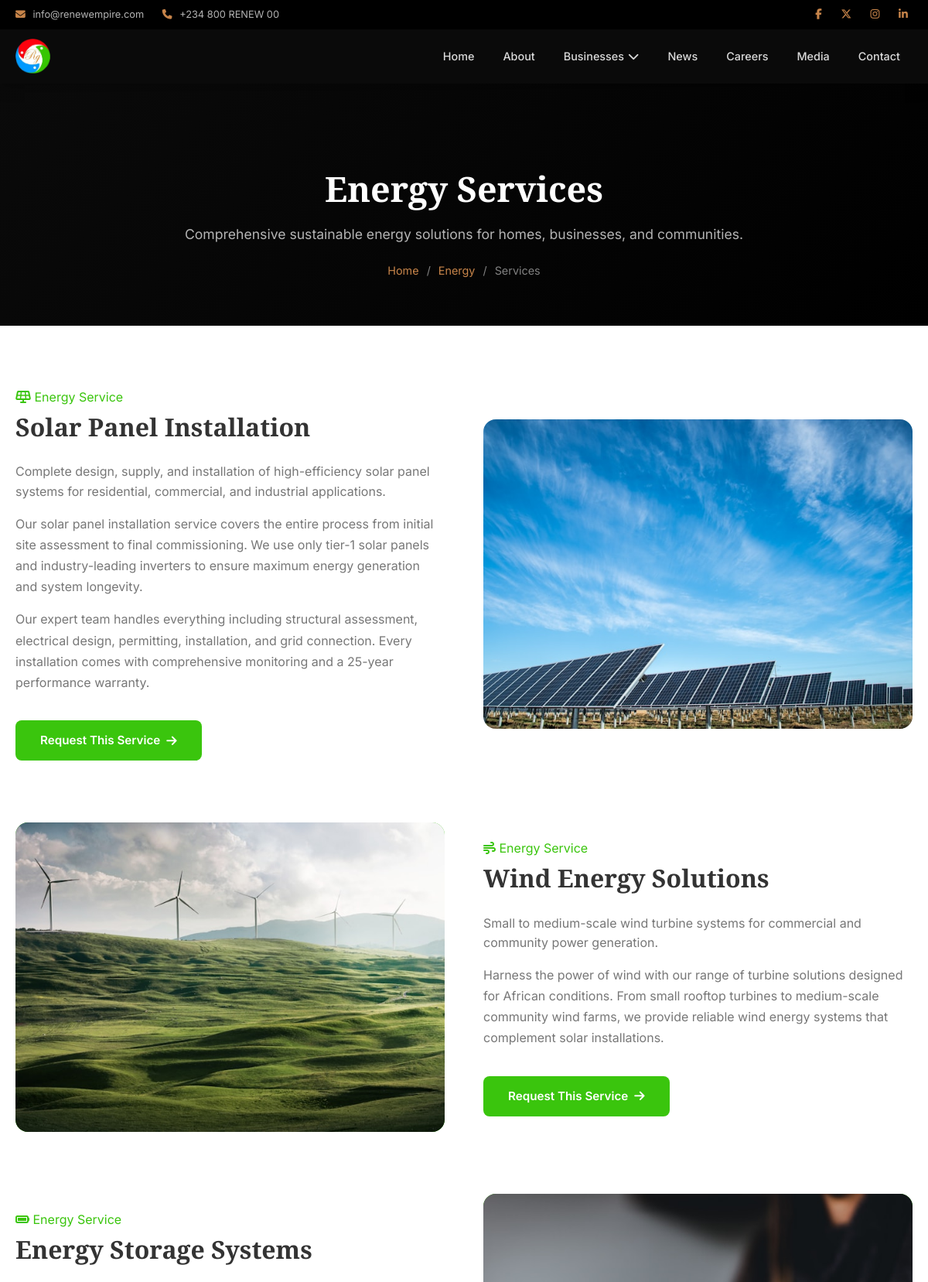
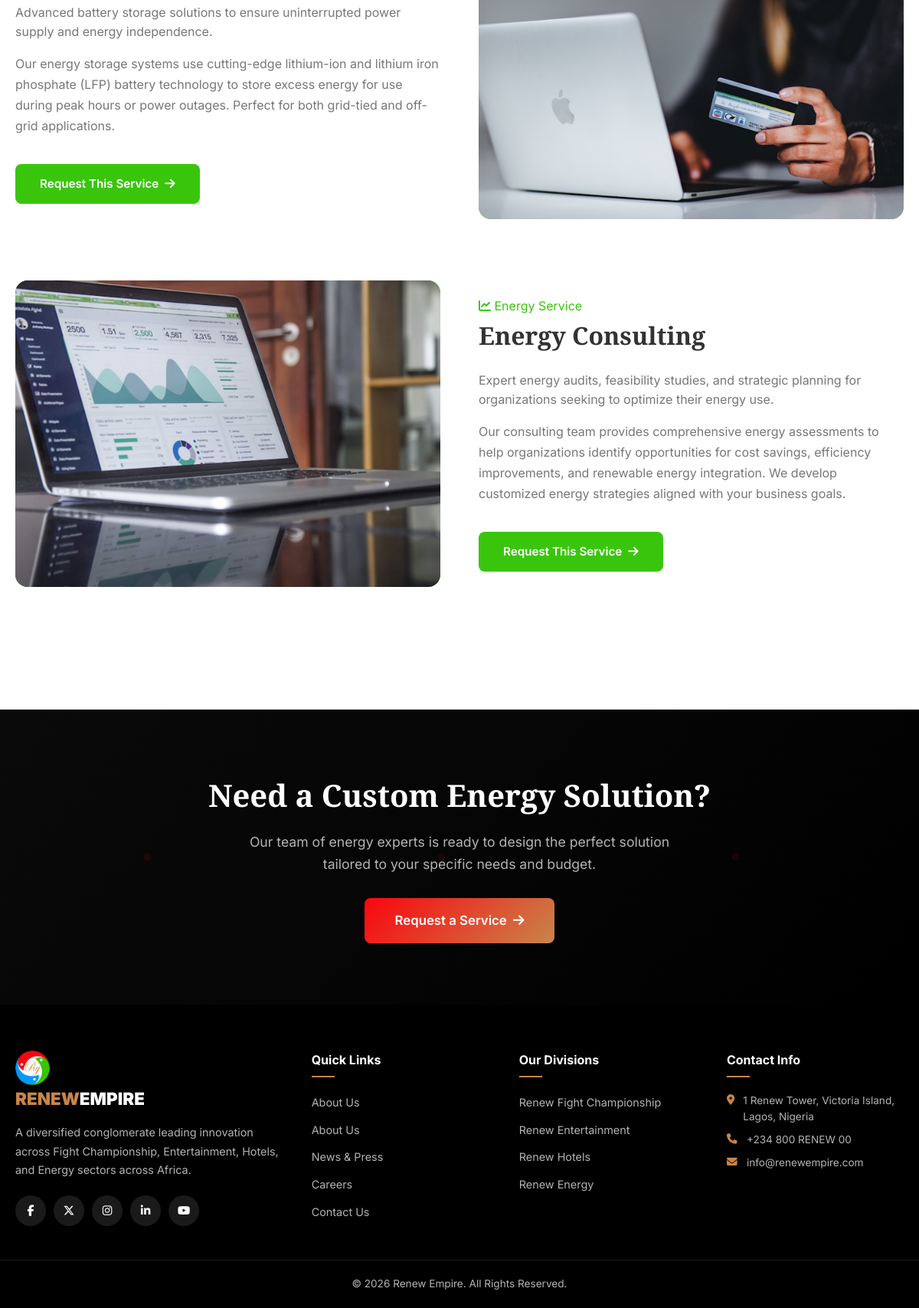
The app's page /energy-services.php with its own data (2 pictures, top to bottom).
### tables this page shows
CREATE TABLE IF NOT EXISTS site_settings (
    id INT AUTO_INCREMENT PRIMARY KEY,
    setting_key VARCHAR(100) NOT NULL UNIQUE,
    setting_value TEXT,
    category VARCHAR(50) DEFAULT 'general'
);

CREATE TABLE IF NOT EXISTS energy_services (
    id INT AUTO_INCREMENT PRIMARY KEY,
    service_name VARCHAR(200) NOT NULL,
    slug VARCHAR(200) NOT NULL UNIQUE,
    description TEXT,
    detailed_content TEXT,
    featured_image VARCHAR(255),
    icon VARCHAR(50),
    status ENUM('active','inactive') DEFAULT 'active'
);

### config.php (called while the page is built, shortened)
<?php
try {
    $pdo = new PDO(
        "mysql:host=" . DB_HOST . ";dbname=" . DB_NAME . ";charset=utf8mb4",
        DB_USER,
        DB_PASS,
        [
            PDO::ATTR_ERRMODE => PDO::ERRMODE_EXCEPTION,
            PDO::ATTR_DEFAULT_FETCH_MODE => PDO::FETCH_ASSOC,
            PDO::ATTR_EMULATE_PREPARES => false,
        ]
    );
} catch (PDOException $e) {
    die("Database connection failed. Please check your configuration.");
}
function sanitize($input) {
    return htmlspecialchars(trim($input), ENT_QUOTES, 'UTF-8');
}
function getSetting($key) {
    global $pdo;
    $stmt = $pdo->prepare("SELECT setting_value FROM site_settings WHERE setting_key = ?");
    $stmt->execute([$key]);
    $row = $stmt->fetch();
    return $row ? $row['setting_value'] : '';
}

### energy-services.php (the view, shortened to what this page needs)
<?php
require_once 'config.php';
$services = $pdo->query("SELECT * FROM energy_services WHERE status = 'active' ORDER BY id")->fetchAll();
require_once 'includes/header.php';
?>
    <section class="page-banner">
        <div class="container">
            <h1>Energy Services</h1>
            <p>Comprehensive sustainable energy solutions for homes, businesses, and communities.</p>
            <div class="breadcrumb">
                <a href="<?= SITE_URL ?>">Home</a>
                <span>/</span>
                <a href="<?= SITE_URL ?>/energy.php">Energy</a>
                <span>/</span>
                <span>Services</span>
            </div>
        </div>
    </section>
    <section class="section">
        <div class="container">
            <?php if (empty($services)): ?>
                <p class="text-center">No services available at the moment. Please check back later.</p>
            <?php else: ?>
                <?php foreach ($services as $i => $service): ?>
                <div id="service-<?= $service['id'] ?>" class="division-about" style="margin-bottom: 80px; <?= $i % 2 ? 'direction: rtl;' : '' ?>">
                    <div class="content" style="direction: ltr;">
                        <span class="overline" style="color: var(--energy);">
                            <i class="fas <?= sanitize($service['icon'] ?? 'fa-bolt') ?>"></i>
                            Energy Service
                        </span>
                        <h2><?= sanitize($service['service_name']) ?></h2>
                        <p><?= sanitize($service['description']) ?></p>
                        <?php if (!empty($service['detailed_content'])): ?>
                        <div class="detail-content" style="max-width: 100%;">
                            <?= $service['detailed_content'] ?>
                        </div>
                        <?php endif; ?>
                        <a href="<?= SITE_URL ?>/service-inquiry.php?service_id=<?= $service['id'] ?>" class="btn btn-energy" style="margin-top: 20px;">
                            Request This Service <i class="fas fa-arrow-right"></i>
                        </a>
                    </div>
                    <div style="direction: ltr;">
                        <div class="about-image" style="background: var(--energy);">
                            <?php if (!empty($service['featured_image'])): ?>
                            <img src="<?= SITE_URL ?>/<?= $service['featured_image'] ?>" alt="<?= sanitize($service['service_name']) ?>" style="width: 100%; height: 100%; object-fit: cover;">
                            <?php else: ?>
                            <i class="fas <?= sanitize($service['icon'] ?? 'fa-bolt') ?>" style="color: rgba(255,255,255,0.3);"></i>
                            <?php endif; ?>
                        </div>
                    </div>
                </div>
                <?php endforeach; ?>
            <?php endif; ?>
        </div>
    </section>
    <section class="cta-section">
        <div class="cta-content">
            <h2>Need a Custom Energy Solution?</h2>
            <p>Our team of energy experts is ready to design the perfect solution tailored to your specific needs and budget.</p>
            <a href="<?= SITE_URL ?>/service-inquiry.php" class="btn btn-primary btn-lg">Request a Service <i class="fas fa-arrow-right"></i></a>
        </div>
    </section>
<?php require_once 'includes/footer.php'; ?>

### includes/header.php (shortened to what this page needs)
<?php
$currentPage = basename($_SERVER['PHP_SELF'], '.php');
?>
<!DOCTYPE html>
<html lang="en">
<head>
    <link rel="stylesheet" href="https://cdnjs.cloudflare.com/ajax/libs/font-awesome/6.5.1/css/all.min.css">
    <link rel="stylesheet" href="<?= SITE_URL ?>/assets/css/style.css">
</head>
<body>
    <div class="top-bar">
        <div class="container">
            <div class="top-bar-content">
                <div class="top-bar-left">
                    <span><i class="fas fa-envelope"></i> <?= getSetting('site_email') ?></span>
                    <span><i class="fas fa-phone"></i> <?= getSetting('site_phone') ?></span>
                </div>
                <div class="top-bar-right">
                    <a href="<?= getSetting('facebook') ?>" target="_blank"><i class="fab fa-facebook-f"></i></a>
                    <a href="<?= getSetting('twitter') ?>" target="_blank"><i class="fab fa-x-twitter"></i></a>
                    <a href="<?= getSetting('instagram') ?>" target="_blank"><i class="fab fa-instagram"></i></a>
                    <a href="<?= getSetting('linkedin') ?>" target="_blank"><i class="fab fa-linkedin-in"></i></a>
                </div>
            </div>
        </div>
    </div>
    <nav class="navbar" id="navbar">
        <div class="container">
            <a href="<?= SITE_URL ?>" class="logo">
                <img src="<?= SITE_URL ?>/assets/images/logo.png" alt="Renew Empire Logo" class="logo-img">
            </a>
            <ul class="nav-menu" id="navMenu">
                <li><a href="<?= SITE_URL ?>/index.php" class="<?= $currentPage === 'index' ? 'active' : '' ?>">Home</a></li>
                <li><a href="<?= SITE_URL ?>/about.php" class="<?= $currentPage === 'about' ? 'active' : '' ?>">About</a></li>
                <li class="dropdown">
                    <a href="#" class="<?= in_array($currentPage, ['fight-championship','entertainment','hotels','energy']) ? 'active' : '' ?>">
                        Businesses <i class="fas fa-chevron-down"></i>
                    </a>
                </li>
                <li><a href="<?= SITE_URL ?>/news.php" class="<?= $currentPage === 'news' ? 'active' : '' ?>">News</a></li>
                <li><a href="<?= SITE_URL ?>/careers.php" class="<?= $currentPage === 'careers' ? 'active' : '' ?>">Careers</a></li>
                <li><a href="<?= SITE_URL ?>/media.php" class="<?= $currentPage === 'media' ? 'active' : '' ?>">Media</a></li>
                <li><a href="<?= SITE_URL ?>/contact.php" class="<?= $currentPage === 'contact' ? 'active' : '' ?>">Contact</a></li>
            </ul>
        </div>
    </nav>

### includes/footer.php (shortened to what this page needs)
    <footer class="site-footer">
        <div class="footer-top">
            <div class="container">
                <div class="footer-grid">
                    <div class="footer-col footer-about">
                        <a href="<?= SITE_URL ?>" class="footer-logo">
                            <img src="<?= SITE_URL ?>/assets/images/logo.png" alt="Renew Empire Logo" class="logo-img">
                            <span class="logo-renew">RENEW</span><span class="logo-empire">EMPIRE</span>
                        </a>
                        <p>A diversified conglomerate leading innovation across Fight Championship, Entertainment, Hotels, and Energy sectors across Africa.</p>
                        <div class="footer-social">
                            <a href="<?= getSetting('facebook') ?>" target="_blank"><i class="fab fa-facebook-f"></i></a>
                            <a href="<?= getSetting('twitter') ?>" target="_blank"><i class="fab fa-x-twitter"></i></a>
                            <a href="<?= getSetting('instagram') ?>" target="_blank"><i class="fab fa-instagram"></i></a>
                            <a href="<?= getSetting('linkedin') ?>" target="_blank"><i class="fab fa-linkedin-in"></i></a>
                            <a href="<?= getSetting('youtube') ?>" target="_blank"><i class="fab fa-youtube"></i></a>
                        </div>
                    </div>
                    <div class="footer-col">
                        <h4>Quick Links</h4>
                        <ul>
                            <li><a href="<?= SITE_URL ?>/about.php">About Us</a></li>
                            <li><a href="<?= SITE_URL ?>/about.php">About Us</a></li>
                            <li><a href="<?= SITE_URL ?>/news.php">News & Press</a></li>
                            <li><a href="<?= SITE_URL ?>/careers.php">Careers</a></li>
                            <li><a href="<?= SITE_URL ?>/contact.php">Contact Us</a></li>
                        </ul>
                    </div>
                    <div class="footer-col">
                        <h4>Our Divisions</h4>
                        <ul>
                            <li><a href="<?= SITE_URL ?>/fight-championship.php">Renew Fight Championship</a></li>
                            <li><a href="<?= SITE_URL ?>/entertainment.php">Renew Entertainment</a></li>
                            <li><a href="<?= SITE_URL ?>/hotels.php">Renew Hotels</a></li>
                            <li><a href="<?= SITE_URL ?>/energy.php">Renew Energy</a></li>
                        </ul>
                    </div>
                    <div class="footer-col">
                        <h4>Contact Info</h4>
                        <ul class="footer-contact">
                            <li><i class="fas fa-map-marker-alt"></i> <?= getSetting('site_address') ?></li>
                            <li><i class="fas fa-phone"></i> <?= getSetting('site_phone') ?></li>
                            <li><i class="fas fa-envelope"></i> <?= getSetting('site_email') ?></li>
                        </ul>
                    </div>
                </div>
            </div>
        </div>
        <div class="footer-bottom">
            <div class="container">
                <p><?= getSetting('footer_text') ?></p>
            </div>
        </div>
    </footer>
</body>
</html>

### records on screen
site_settings: setting_value "info@renewempire.com"
site_settings: setting_value "+234 800 RENEW 00"
energy_services: service_name "Solar Panel Installation", description "Complete design, supply, and installation of high-efficiency solar panel systems for residential, commercial, and industrial applications.", detailed_content "Our solar panel installation service covers the entire process from initial site assessment to final commissioning. We use only tier-1 solar panels and industry-leading inverters to ensure maximum energy generation and system longevity. Our expert team handles everything including structural assessment, electrical design, permitting, installation, and grid connection. Every installation comes with comprehensive monitoring and a 25-year performance warranty.", featured_image (picture)
energy_services: service_name "Wind Energy Solutions", description "Small to medium-scale wind turbine systems for commercial and community power generation.", detailed_content "Harness the power of wind with our range of turbine solutions designed for African conditions. From small rooftop turbines to medium-scale community wind farms, we provide reliable wind energy systems that complement solar installations.", featured_image (picture)
energy_services: service_name "Energy Storage Systems", description "Advanced battery storage solutions to ensure uninterrupted power supply and energy independence.", detailed_content "Our energy storage systems use cutting-edge lithium-ion and lithium iron phosphate (LFP) battery technology to store excess energy for use during peak hours or power outages. Perfect for both grid-tied and off-grid applications.", featured_image (picture)
energy_services: service_name "Energy Consulting", description "Expert energy audits, feasibility studies, and strategic planning for organizations seeking to optimize their energy use.", detailed_content "Our consulting team provides comprehensive energy assessments to help organizations identify opportunities for cost savings, efficiency improvements, and renewable energy integration. We develop customized energy strategies aligned with your business goals.", featured_image (picture)
site_settings: setting_value "1 Renew Tower, Victoria Island, Lagos, Nigeria"
site_settings: setting_value "© 2026 Renew Empire. All Rights Reserved."
